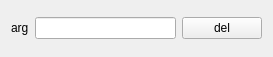
<?xml version="1.0" encoding="UTF-8"?>
<ui version="4.0">
 <class>Form</class>
 <widget class="QWidget" name="Form">
  <property name="geometry">
   <rect>
    <x>0</x>
    <y>0</y>
    <width>273</width>
    <height>57</height>
   </rect>
  </property>
  <property name="windowTitle">
   <string>Form</string>
  </property>
  <layout class="QGridLayout" name="gridLayout">
   <item row="1" column="0">
    <layout class="QHBoxLayout" name="horizontalLayout">
     <item>
      <widget class="QLabel" name="label">
       <property name="text">
        <string>arg</string>
       </property>
      </widget>
     </item>
     <item>
      <widget class="QLineEdit" name="lineEditArg">
       <property name="alignment">
        <set>Qt::AlignRight|Qt::AlignTrailing|Qt::AlignVCenter</set>
       </property>
      </widget>
     </item>
     <item>
      <widget class="QPushButton" name="pushButtonDelete">
       <property name="text">
        <string>del</string>
       </property>
      </widget>
     </item>
    </layout>
   </item>
  </layout>
 </widget>
 <resources/>
 <connections/>
</ui>
